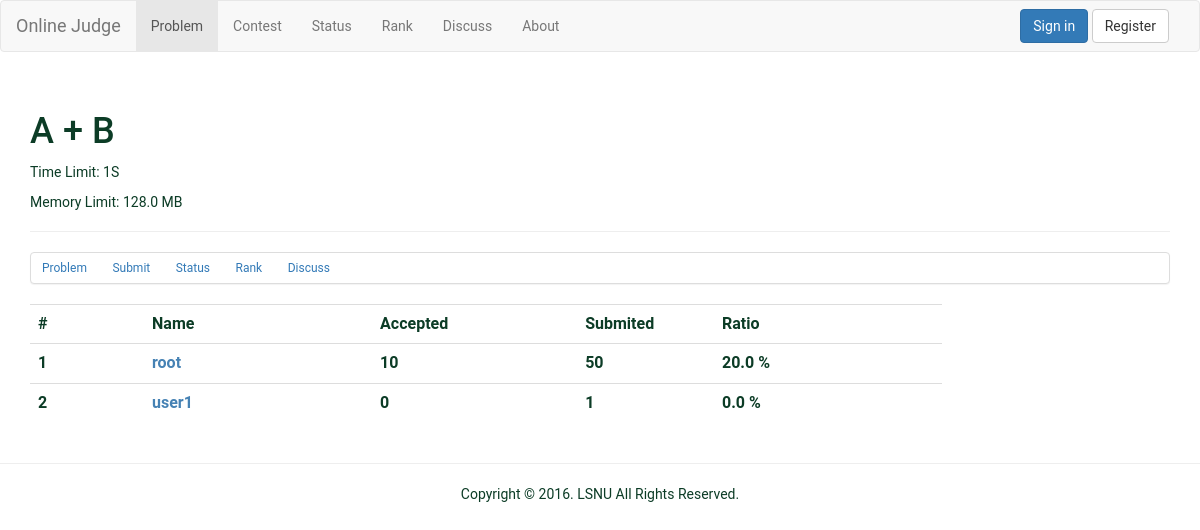
/problem/1/rank/, run on the app's committed database.
### OJ/models.py (models this page shows, shortened)
class Problem(models.Model):
    uid = models.ForeignKey(User)
    published_time = models.DateTimeField(auto_now_add=True)
    limit_time = models.PositiveIntegerField(default=1)
    limit_memory = models.PositiveIntegerField(default=1024*1024*128)
    answer_lang = models.PositiveSmallIntegerField(choices=LANG_CHOICE,default=0)
    title = models.CharField(max_length=254)
    content = models.TextField()
    input = models.TextField()
    output = models.TextField()
    note = models.TextField(blank=True)
    source = models.TextField(blank=True)
    class Meta:
        ordering = ['published_time']

### OJ/views.py (the view)
# urls.py: url(r'^problem/([0-9]+)/rank/$', views.problem_rank),
def problem_rank(req, id):
    id = int(id)
    submit_obj = Submit.objects.filter(pid = id)
    user_obj = UserInfo.objects.all()
    ranks = []
    for u in user_obj:
        ranks.append(rank_item(u.id, u.id.username))
    for s in submit_obj:
        for u in ranks:
            if s.uid == u.id:
                if s.status == 0:
                    u.plus_accepted()
                u.plus_submited()
    for u in ranks:
        u.cat_ratio()
    ranks.sort(key = lambda x:(x.accepted, -x.submited), reverse=True)
    return ren2res('problem/problem_rank.html', req, {'problem': Problem.objects.get(id=id),'rank': ranks, })

### OJ/views.py (called while the page is built)
def ren2res(template,req,dict={}):
    if req.user.is_authenticated():
        dict.update({'user':{'id':req.user.id,'name':req.user.get_username()}})
    else:
        dict.update({'user':False})
    if req:
        return render_to_response(template,dict,context_instance=RequestContext(req))
    else:
        return render_to_response(template,dict)

    def plus_accepted(self):
        self.accepted += 1

    def plus_submited(self):
        self.submited += 1

    def cat_ratio(self):
        try:
            self.ratio = self.accepted / self.submited * 100
        except ZeroDivisionError:
            self.ratio = 0.0

### templates/problem/problem_rank.html
{% extends "problem/problem_base.html" %}
{% block detail %}
<table class="table">
<col width="10%" />
<col width="20%" />
<col width="18%" />
<col width="12%" />
<col width="20%" />
<col width="20%" />
<tr>
    <th>#</th>
    <th>Name</th>
    <th>Accepted</th>
    <th>Submited</th>
    <th>Ratio</th>
</tr>
{% for item in rank %}
<tr>
    <th>{{ forloop.counter }}</th>
    <th><a href="#">{{ item.name }}</a></th>
    <th>{{ item.accepted }}</th>
    <th>{{ item.submited }}</th>
    <th>{{ item.ratio }} %</th>
</tr>
{%  endfor %}
</table>
{% endblock %}

### templates/problem/problem_base.html (shortened to what this page needs)
{% extends "base.html" %}
{% block navbar %}{% include "include/navbar-problem.html" %}{% endblock %}
{% block header %}
<h1>{{ problem.title }}</h1>
<ul class="list-inline">
    <p><li>Time Limit: {{ problem.limit_time }}S</li></p>
    <p><li>Memory Limit: {{problem.limit_memory|filesizeformat}}</li></p>
</ul>
{% endblock %}
{% block content %}
<div class="panel panel-default">
    {% include "problem/include/subnav.html" %}
</div>
{% block detail %}{% endblock %}
{% endblock %}

### templates/base.html (style rules this page uses)
body { color: #0c3c26; font-family: "Roboto",Corbel,Avenir,"Lucida Grande","Lucida Sans",sans-serif; }
a { color:steelblue; }

### data on the page
Problem: title "A + B", limit_time "1", limit_memory|filesizeformat "128.0 MB"

### other printed values
{{ item.name }} "root" "user1"
{{ item.accepted }} "10" "0"
{{ item.submited }} "50" "1"
{{ item.ratio }} "20.0" "0.0"
